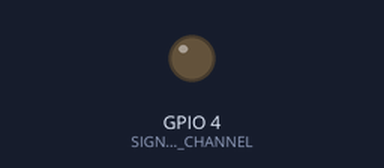
The program below on a simulated Raspberry Pi (BCM pin numbers). On the bench: output pins drawn as LEDs (lit = HIGH). What the program prints to the terminal is not drawn.

Above: at 0.15 s.
At 8.35 s:
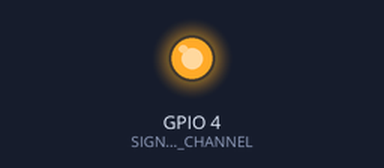
Timing chart, 0 to 9.5 s (numbered marks = the images above):
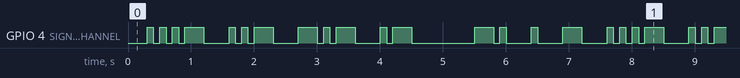

Measured:
- by itself, GPIO 4 (SIGNAL_CHANNEL): moves between LOW and HIGH, repeating every 7.3 s
- by itself, everything shown: repeats every 7.3 s, in 32 steps

The program:

main.py
```python
#!/usr/bin/python
# -*- coding: utf-8 -*-

from signal_generator import SignalGenerator
#import sys
import codecs
#reload(sys)
#sys.setdefaultencoding('utf8')

#print sys.getdefaultencoding()
gen = SignalGenerator(600)
fo = codecs.open("message.txt", "rU", 'utf-8')
str = fo.read()

fo.close()

while 1 == 1:
    gen.signalString(str);

#print MorseTranslator.textToMorse('123')
```

signal_generator.py
```python
# -*- coding: utf-8 -*-

import RPi.GPIO as GPIO
import time as time
from morse_translator import MorseTranslator
from morse_constants import MorseConstants


class SignalGenerator():
    SIGNAL_CHANNEL = 4
    constants = MorseConstants()

    def __init__(self, pps):
        self.PPS = pps
        self.singleDelay = 60 / float(pps)

        GPIO.cleanup()
        GPIO.setmode(GPIO.BCM)
        GPIO.setup(self.SIGNAL_CHANNEL, GPIO.OUT)
#	GPIO.setup(ch, GPIO.HIGH);
#	time.sleep(0.2);
	print "config_done"

    def __signalMessage__(self,strList):
        for letter in strList:
            # print letter
            # letter-pause
            if letter == MorseConstants.WORD_PAUSE:
                GPIO.output(self.SIGNAL_CHANNEL, GPIO.LOW)
                time.sleep(self.singleDelay * self.constants.MULTIPLIER_WORD_PAUSE)
            else :
                GPIO.output(self.SIGNAL_CHANNEL, GPIO.LOW)
                time.sleep(self.singleDelay * self.constants.MULTIPLIER_LETTER_PAUSE)

                # walk through letter
                for sIndex in range(len(letter)):

                    # for non-first letter add symbol-pause
                    if sIndex > 0:
                        GPIO.output(self.SIGNAL_CHANNEL, GPIO.LOW)
                        time.sleep(self.singleDelay * self.constants.MULTIPLIER_SYMBOL_PAUSE)
                    sym = letter[sIndex]
                    # Point signal
                    if sym == '.':
                        GPIO.output(self.SIGNAL_CHANNEL, GPIO.HIGH)
                        time.sleep(self.singleDelay * self.constants.MULTIPLIER_POINT)
                    # Dash symbol
                    if sym == '-':
                        GPIO.output(self.SIGNAL_CHANNEL, GPIO.HIGH)
                        time.sleep(self.singleDelay * self.constants.MULTIPLIER_DASH)


    def signalString(self,st):
        morseMessage = MorseTranslator.textToMorse(st)
        print morseMessage
        self.__signalMessage__(morseMessage)
```

morse_translator.py
```python
# -*- coding: utf-8 -*-

from morse_constants import MorseConstants

class MorseTranslator:

    @staticmethod
    def textToMorse(inputText):
        constants = MorseConstants()
        res = []
        for a in inputText:
            if a == ' ':
                res.append(constants.WORD_PAUSE)
            else :
                if a.upper() in constants.DICT:
                    print a
                    res.append(constants.DICT[a.upper()])
        return res

    def __init__():
        print 123
```

morse_constants.py
```python
# -*- coding: utf-8 -*-

#import unicodecsv
import codecs

class MorseConstants:
    DICT_FILE_NAME = 'morse-dict.csv'
    WORD_PAUSE = 'wp'

    MULTIPLIER_POINT = 1
    MULTIPLIER_DASH = 3
    MULTIPLIER_SYMBOL_PAUSE = 1
    MULTIPLIER_LETTER_PAUSE = 3
    MULTIPLIER_WORD_PAUSE = 6

    DICT = {}

    def __init__(self):
        #        reader = csv.reader(codecs.open(self.DICT_FILE_NAME,'rU','utf-8'))
        #reader = unicodecvs.reader(self.DICT_FILE_NAME, encoding='utf-8')
        fo = codecs.open(self.DICT_FILE_NAME,'rU','utf-8')
        #print reader
        self.DICT = {}
        for row in fo:
            #print row
            fList = row.split(',', 1)
            if len(fList) < 2:
                continue
            k = fList[0]
            v = fList[1]
            self.DICT[k] = v
        #print self.DICT
```
